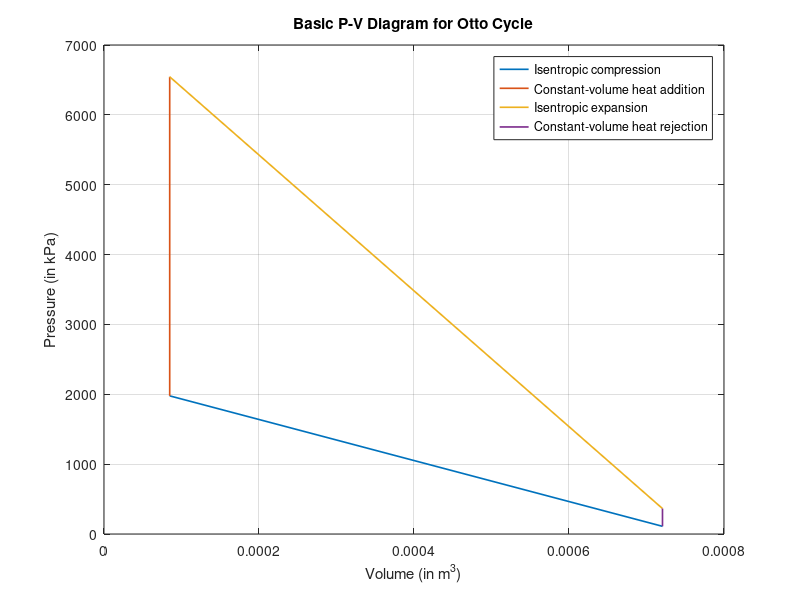

Source code (MATLAB): (Note: this script raises an error after producing the figure.)
clc

%% 2. Otto Cycle Simulation & Code Implementation

%% Without considering piston kinematics

gamma = 1.35;
CR = 8.5;
bore = 0.09;
stroke = 0.1;
con_rod = 0.14;

V_swept = 3.14*(bore^2)*stroke/4;
V_clearance = V_swept/(CR-1);

P1 = 110;
T1 = 400;
V1 = V_clearance + V_swept;

V2 = V_clearance;
P2 = P1*(V1/V2)^gamma;
T2 = (P2*V2*T1)/(P1*V1);

V3 = V2;
T3 = 2800;
P3 = P2*T3/T2;

V4 = V1;
P4 = P3*(V3/V4)^gamma;
T4 = (P4*V4*T1)/(P1*V1);

fprintf("At State 1: Volume = %f m^3, Pressure = %.3f kPa, Temperature = %.3f K\n",V1,P1,T1);
fprintf("At State 2: Volume = %f m^3, Pressure = %.3f kPa, Temperature = %.3f K\n",V2,P2,T2);
fprintf("At State 3: Volume = %f m^3, Pressure = %.3f kPa, Temperature = %.3f K\n",V3,P3,T3);
fprintf("At State 4: Volume = %f m^3, Pressure = %.3f kPa, Temperature = %.3f K\n",V4,P4,T4);

thermal_eff = (1-(1/(CR^(gamma-1))))*100;
fprintf("\nThermal efficiency of the otto cycle = %.4f\n",thermal_eff);

% Plotting
figure(1)
plot([V1 V2],[P1 P2],'DisplayName','Isentropic compression','LineWidth',1.2);
hold on
plot([V2 V3],[P2 P3],'DisplayName', 'Constant-volume heat addition', 'LineWidth',1.2);
plot([V3 V4],[P3 P4],'DisplayName', 'Isentropic expansion', 'LineWidth',1.2);
plot([V4 V1],[P4 P1], 'DisplayName','Constant-volume heat rejection', 'LineWidth',1.2);
title("Basic P-V Diagram for Otto Cycle");
legend()
xlabel("Volume (in m^3)");
ylabel("Pressure (in kPa)");
grid on
hold off

%% With considering piston kinematics

V_comp = piston_kinematics(bore,stroke,con_rod,CR,180,0);
const1 = P1*V1^gamma;
P_comp = const1./(V_comp.^gamma);

V_exp = piston_kinematics(bore,stroke,con_rod,CR,180,360);
const2 = P3*V3^gamma;
P_exp = const2./(V_exp.^gamma);

% Plotting
figure(2)
plot(V_comp,P_comp,'DisplayName','Isentropic compression','LineWidth',1.2);
hold on
plot([V2 V3],[P2 P3],'DisplayName', 'Constant-volume heat addition', 'LineWidth',1.2);
plot(V_exp,P_exp,'DisplayName', 'Isentropic expansion', 'LineWidth',1.2);
plot([V4 V1],[P4 P1], 'DisplayName','Constant-volume heat rejection', 'LineWidth',1.2);
title("Final P-V Diagram for Otto Cycle");
legend()
xlabel("Volume (in m^3)");
ylabel("Pressure (in kPa)");
grid on
hold off

fprintf("\n=>Inferences comparing the P-V diagrams with and without considering piston kinematics.\n");

fprintf("\n-->The P-V diagram without considering piston kinematics assumes idealized,\n" + ...
    "smooth transitions, leading to simplified pressure and volume relationships. \n" + ...
    "When piston kinematics are included, the diagram reflects real-world dynamics, \n" + ...
    "such as non-uniform piston motion and pressure fluctuations, resulting in a more \n" + ...
    "accurate depiction of the thermodynamic cycle.\n");

%% Task 2 :  analyze the impact of changing compression ratios on the thermal efficiency. 

c_r = linspace(1,12,20000);
c_ratio = [7 9 11];
ther_eff = (1-1./(c_r.^(gamma-1)))*100;
t_eff = (1-1./(c_ratio.^(gamma-1)))*100;

% Plotting
figure(3)
plot(c_r,ther_eff,'DisplayName','Compressibility Ratios','LineWidth',1.2);
hold on
plot(c_ratio,t_eff,'o','DisplayName','CR= 7,9,11','LineWidth',1);
title('Thermal Efficiency v/s Compressibility Ratio')
legend('Location','northwest')
xlabel('Compressibility Ratios');
ylabel('Thermal Efficiency (%)');
grid on
hold off

fprintf("\n=>Analyzing the impact of changing compression ratios on the thermal efficiency.\n");
fprintf("\n-->Thermal efficiency increases with higher compression ratios, \n"+ ...
    "as seen for CR = 7, 9, and 11, but with diminishing returns. \n" +...
    "This highlights the benefits of higher ratios while balancing engine constraints.\n");

%% Function for Piston Kinematics

function [V] = piston_kinematics(bore,stroke,con_rod,cr,start_crank,end_crank)
    a = stroke/2;
    R = con_rod/a;
    V_s = 3.14*bore^2*stroke/4;
    V_c = V_s/(cr-1);

    angle = linspace(start_crank,end_crank,100);

    term1 = 0.5*(cr-1);
    term2 = R+1-cosd(angle);
    term3 = (R^2-sind(angle).^2).^0.5;

    V = (1 + term1 * (term2-term3)).*V_c;
end